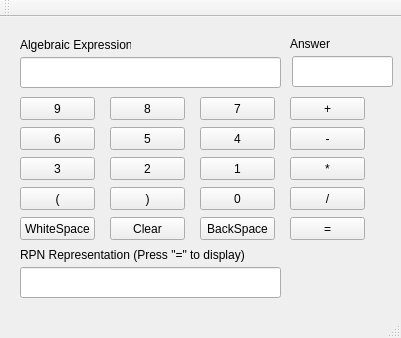
<?xml version="1.0" encoding="UTF-8"?>
<ui version="4.0">
 <class>MainWindow</class>
 <widget class="QMainWindow" name="MainWindow">
  <property name="geometry">
   <rect>
    <x>0</x>
    <y>0</y>
    <width>401</width>
    <height>338</height>
   </rect>
  </property>
  <property name="windowTitle">
   <string>MainWindow</string>
  </property>
  <widget class="QWidget" name="centralWidget">
   <widget class="QPushButton" name="pushButton">
    <property name="geometry">
     <rect>
      <x>20</x>
      <y>80</y>
      <width>75</width>
      <height>23</height>
     </rect>
    </property>
    <property name="text">
     <string>9</string>
    </property>
   </widget>
   <widget class="QPushButton" name="pushButton_2">
    <property name="geometry">
     <rect>
      <x>110</x>
      <y>80</y>
      <width>75</width>
      <height>23</height>
     </rect>
    </property>
    <property name="text">
     <string>8</string>
    </property>
   </widget>
   <widget class="QPushButton" name="pushButton_3">
    <property name="geometry">
     <rect>
      <x>200</x>
      <y>80</y>
      <width>75</width>
      <height>23</height>
     </rect>
    </property>
    <property name="text">
     <string>7</string>
    </property>
   </widget>
   <widget class="QPushButton" name="pushButton_4">
    <property name="geometry">
     <rect>
      <x>20</x>
      <y>110</y>
      <width>75</width>
      <height>23</height>
     </rect>
    </property>
    <property name="text">
     <string>6</string>
    </property>
   </widget>
   <widget class="QPushButton" name="pushButton_5">
    <property name="geometry">
     <rect>
      <x>110</x>
      <y>110</y>
      <width>75</width>
      <height>23</height>
     </rect>
    </property>
    <property name="text">
     <string>5</string>
    </property>
   </widget>
   <widget class="QPushButton" name="pushButton_6">
    <property name="geometry">
     <rect>
      <x>200</x>
      <y>110</y>
      <width>75</width>
      <height>23</height>
     </rect>
    </property>
    <property name="text">
     <string>4</string>
    </property>
   </widget>
   <widget class="QPushButton" name="pushButton_7">
    <property name="geometry">
     <rect>
      <x>20</x>
      <y>140</y>
      <width>75</width>
      <height>23</height>
     </rect>
    </property>
    <property name="text">
     <string>3</string>
    </property>
   </widget>
   <widget class="QPushButton" name="pushButton_8">
    <property name="geometry">
     <rect>
      <x>110</x>
      <y>140</y>
      <width>75</width>
      <height>23</height>
     </rect>
    </property>
    <property name="text">
     <string>2</string>
    </property>
   </widget>
   <widget class="QPushButton" name="pushButton_9">
    <property name="geometry">
     <rect>
      <x>200</x>
      <y>140</y>
      <width>75</width>
      <height>23</height>
     </rect>
    </property>
    <property name="text">
     <string>1</string>
    </property>
   </widget>
   <widget class="QPushButton" name="pushButton_10">
    <property name="geometry">
     <rect>
      <x>290</x>
      <y>80</y>
      <width>75</width>
      <height>23</height>
     </rect>
    </property>
    <property name="text">
     <string>+</string>
    </property>
   </widget>
   <widget class="QPushButton" name="pushButton_11">
    <property name="geometry">
     <rect>
      <x>290</x>
      <y>110</y>
      <width>75</width>
      <height>23</height>
     </rect>
    </property>
    <property name="text">
     <string>-</string>
    </property>
   </widget>
   <widget class="QPushButton" name="pushButton_12">
    <property name="geometry">
     <rect>
      <x>290</x>
      <y>140</y>
      <width>75</width>
      <height>23</height>
     </rect>
    </property>
    <property name="text">
     <string>*</string>
    </property>
   </widget>
   <widget class="QPushButton" name="pushButton_13">
    <property name="geometry">
     <rect>
      <x>290</x>
      <y>170</y>
      <width>75</width>
      <height>23</height>
     </rect>
    </property>
    <property name="text">
     <string>/</string>
    </property>
   </widget>
   <widget class="QLabel" name="label">
    <property name="geometry">
     <rect>
      <x>20</x>
      <y>20</y>
      <width>111</width>
      <height>16</height>
     </rect>
    </property>
    <property name="text">
     <string>Algebraic Expression</string>
    </property>
   </widget>
   <widget class="QPushButton" name="pushButton_14">
    <property name="geometry">
     <rect>
      <x>290</x>
      <y>200</y>
      <width>75</width>
      <height>23</height>
     </rect>
    </property>
    <property name="text">
     <string>=</string>
    </property>
   </widget>
   <widget class="QLabel" name="label_2">
    <property name="geometry">
     <rect>
      <x>290</x>
      <y>20</y>
      <width>46</width>
      <height>13</height>
     </rect>
    </property>
    <property name="text">
     <string>Answer</string>
    </property>
   </widget>
   <widget class="QLabel" name="label_3">
    <property name="geometry">
     <rect>
      <x>20</x>
      <y>230</y>
      <width>261</width>
      <height>16</height>
     </rect>
    </property>
    <property name="text">
     <string>RPN Representation (Press &quot;=&quot; to display)</string>
    </property>
   </widget>
   <widget class="QLineEdit" name="lineEdit">
    <property name="enabled">
     <bool>true</bool>
    </property>
    <property name="geometry">
     <rect>
      <x>20</x>
      <y>40</y>
      <width>261</width>
      <height>31</height>
     </rect>
    </property>
    <property name="readOnly">
     <bool>true</bool>
    </property>
   </widget>
   <widget class="QLineEdit" name="lineEdit_2">
    <property name="geometry">
     <rect>
      <x>292</x>
      <y>39</y>
      <width>101</width>
      <height>31</height>
     </rect>
    </property>
    <property name="readOnly">
     <bool>true</bool>
    </property>
   </widget>
   <widget class="QLineEdit" name="lineEdit_3">
    <property name="geometry">
     <rect>
      <x>20</x>
      <y>250</y>
      <width>261</width>
      <height>31</height>
     </rect>
    </property>
    <property name="readOnly">
     <bool>true</bool>
    </property>
   </widget>
   <widget class="QPushButton" name="pushButton_15">
    <property name="geometry">
     <rect>
      <x>20</x>
      <y>200</y>
      <width>75</width>
      <height>23</height>
     </rect>
    </property>
    <property name="text">
     <string>WhiteSpace</string>
    </property>
   </widget>
   <widget class="QPushButton" name="pushButton_16">
    <property name="geometry">
     <rect>
      <x>110</x>
      <y>200</y>
      <width>75</width>
      <height>23</height>
     </rect>
    </property>
    <property name="text">
     <string>Clear</string>
    </property>
   </widget>
   <widget class="QPushButton" name="pushButton_17">
    <property name="geometry">
     <rect>
      <x>200</x>
      <y>170</y>
      <width>75</width>
      <height>23</height>
     </rect>
    </property>
    <property name="text">
     <string>0</string>
    </property>
   </widget>
   <widget class="QPushButton" name="pushButton_18">
    <property name="geometry">
     <rect>
      <x>20</x>
      <y>170</y>
      <width>75</width>
      <height>23</height>
     </rect>
    </property>
    <property name="text">
     <string>(</string>
    </property>
   </widget>
   <widget class="QPushButton" name="pushButton_19">
    <property name="geometry">
     <rect>
      <x>110</x>
      <y>170</y>
      <width>75</width>
      <height>23</height>
     </rect>
    </property>
    <property name="text">
     <string>)</string>
    </property>
   </widget>
   <widget class="QPushButton" name="pushButton_20">
    <property name="geometry">
     <rect>
      <x>200</x>
      <y>200</y>
      <width>75</width>
      <height>23</height>
     </rect>
    </property>
    <property name="text">
     <string>BackSpace</string>
    </property>
   </widget>
  </widget>
  <widget class="QMenuBar" name="menuBar">
   <property name="geometry">
    <rect>
     <x>0</x>
     <y>0</y>
     <width>401</width>
     <height>21</height>
    </rect>
   </property>
  </widget>
  <widget class="QToolBar" name="mainToolBar">
   <attribute name="toolBarArea">
    <enum>TopToolBarArea</enum>
   </attribute>
   <attribute name="toolBarBreak">
    <bool>false</bool>
   </attribute>
  </widget>
  <widget class="QStatusBar" name="statusBar"/>
 </widget>
 <layoutdefault spacing="6" margin="11"/>
 <resources/>
 <connections/>
</ui>
